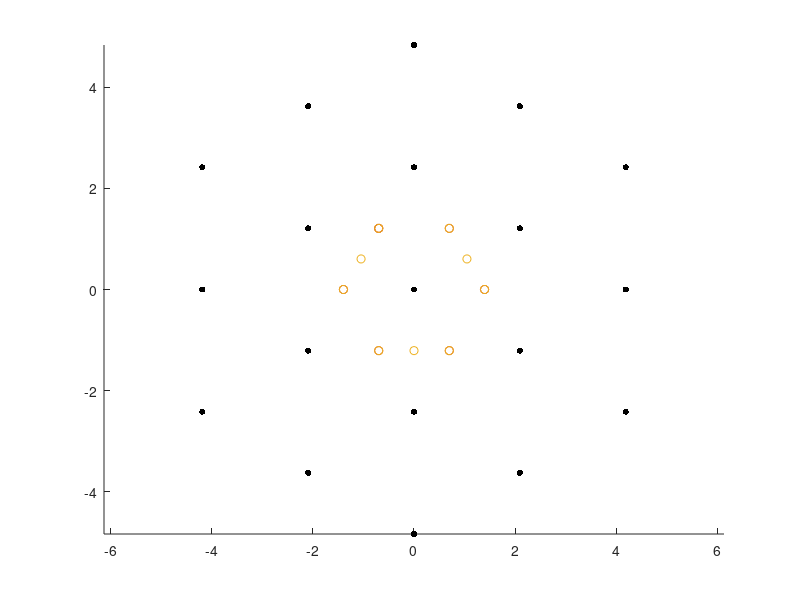
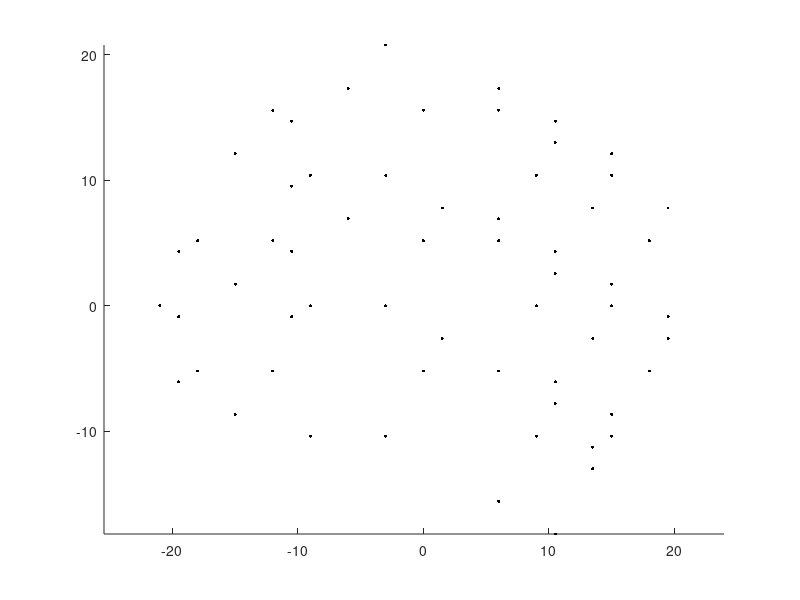

These charts were generated, in order, by the following MATLAB code: (Note: this script raises an error after producing the figures.)
%% Utility Functions
latVec = @(a, th) a*[cosd(th), sind(th)];
getR = @(pos) sqrt( pos(:,1).^2 + pos(:,2).^2 );


%% Lattice Vector Setup
a = 3;
b = 4*pi/(sqrt(3)*a);
a1 = latVec(a,0); a2 = latVec(a,120);
b1 = latVec(b,90); b2 = latVec(b, 210); b3 = latVec(b, 330);
r1 = (a1 + 2*a2)/3;
%% Real Space Lattice Grid
numGrid = 10;
[m,n] = meshgrid(-numGrid:numGrid, -numGrid:numGrid);
m = m(:); n = n(:);

% Make Triangular Lattice
pos = m*a1 + n*a2;
% pos = m*a1;
pos = [pos; pos(:,1)+r1(1), pos(:,2)+r1(2)];

xRange = [ min(pos(:,1)), max(pos(:,1)) ];
yRange = [ min(pos(:,2)), max(pos(:,2)) ];

rmax = a*numGrid*0.7;%/sqrt(3);
pos( sqrt(pos(:,1).^2+pos(:,2).^2)>rmax,: ) = [];
num_points = size(pos,1);

%% Select q vectors

% Unifrom distribution along K-M-K
Ks(1,:) = (b1-b3)/3;
Ks(2,:) = (b2-b3)/3;
Ks(3,:) = (b2-b1)/3;
Ks(4,:) = (b3-b1)/3;
Ks(5,:) = (b3-b2)/3;
Ks(6,:) = (b1-b2)/3;
Ks(7,:) = Ks(1,:);


qi = [b2(1)/3, b1(2)/2];
qf = [-b2(1)/3, b1(2)/2];
%num_qs = 1.5*10^5;
num_qs_pline = round( num_points*0.57/6 );
num_qs = num_qs_pline * 6;
num_qs = 3;
qs = [];
for i = 1:2:6
    qs = [qs;...
        linspace( Ks(i,1), Ks(i+1,1), num_qs )', linspace(Ks(i,2), Ks(i+1,2), num_qs)' ...
        ];
end


num_qs = length(qs);
% qs = qi;

[h,k] = meshgrid(-3:3, -3:3);
h = h(:); k = k(:);
pos_k = h*b1+ k*b2;
pos_k( getR(pos_k) > 2*b,: ) = [];

figure
hold on
scatter( pos_k(:,1), pos_k(:,2), 20, 'k','filled')
scatter( Ks(:,1), Ks(:,2), 'rx')
scatter( qs(:,1), qs(:,2), 'r.')
axis equal

%%

r_qs = rand([num_qs,2]);
r_qs(:,1) = r_qs(:,1)*( xRange(2)-xRange(1) )+ xRange(1);
r_qs(:,2) = r_qs(:,2)*( yRange(2)-yRange(1) )+ yRange(1);

phs = 2*pi*rand([num_qs,1]);

sigma_q = 8*a;

mod_waves = zeros( [num_points,1] );

for ind_q = 1:num_qs
    cur_rq = r_qs( ind_q,: );
    cur_q = qs(ind_q,:);
    cur_ph = phs(ind_q );

    rdotq = pos(:,1)*cur_q(1) + pos(:,2)*cur_q(2);

%     
    mod_waves = mod_waves + ...
        exp( -0.5*( getR(pos-cur_rq)/sigma_q ).^2).*exp( 1i*(rdotq + cur_ph) );
   % mod_waves = exp( 1i*(rdotq + cur_ph) );
end
%%
Xij = mod_waves;
Xij = real(Xij);
Yij = Xij - mean(Xij);
Yij = Yij/( std(Yij) );

occupancy = Yij>1;

pos_chem = pos(occupancy,:);

figure
hold on
scatter( pos_chem(:,1), pos_chem(:,2), 5,'k','filled');
axis equal


%%
dk = 2.3;
kcx = 0;
kcy = 0;
im_size = 512;
[kx,ky] = meshgrid(linspace((kcx-dk)*b,(kcx+dk)*b,im_size),linspace((kcy-dk)*b,(kcy+dk)*b,im_size));
% takes the fourier sum of the different exp values
ff_lat       = sumPlaneWaves(kx, ky, pos(:,1), pos(:,2) );
ff_chem      = sumPlaneWaves(kx, ky, pos_chem(:,1), pos_chem(:,2) );
%%
figure
imagesc(log(1+abs(ff_chem*1+ff_lat*10).^2))
axis equal